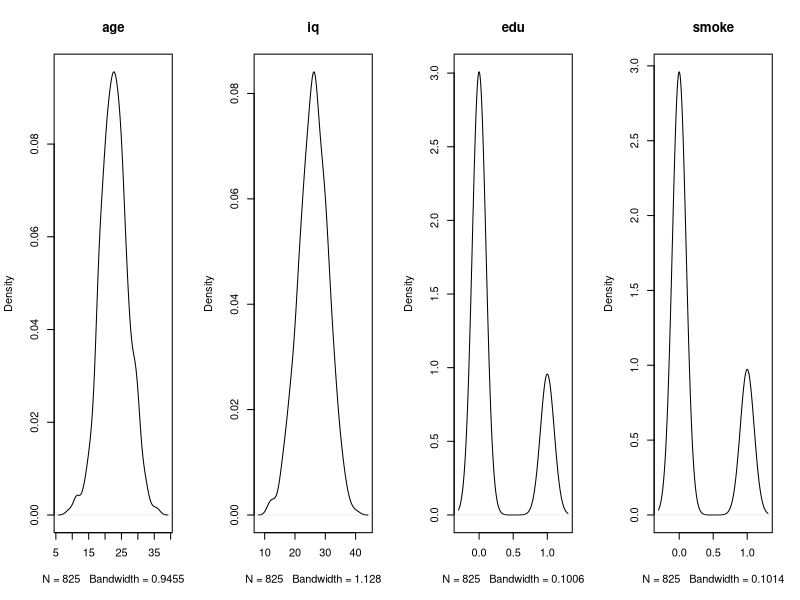
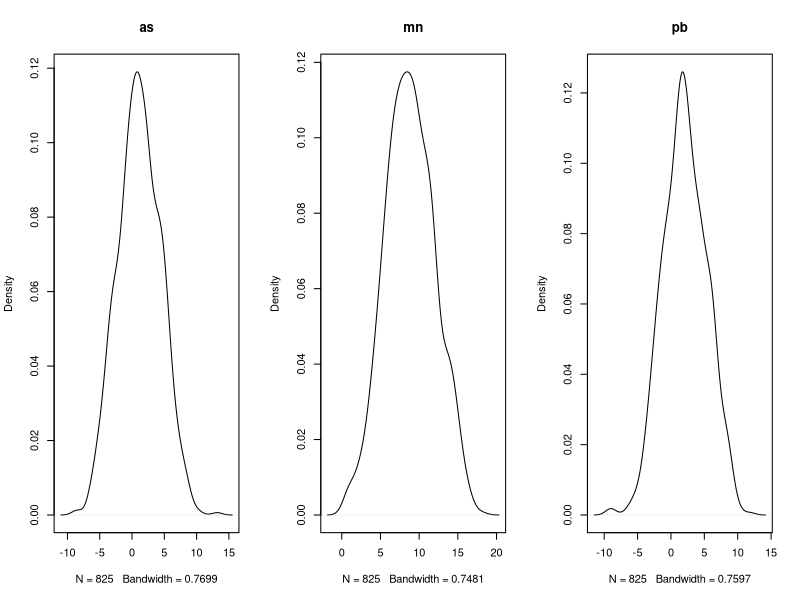
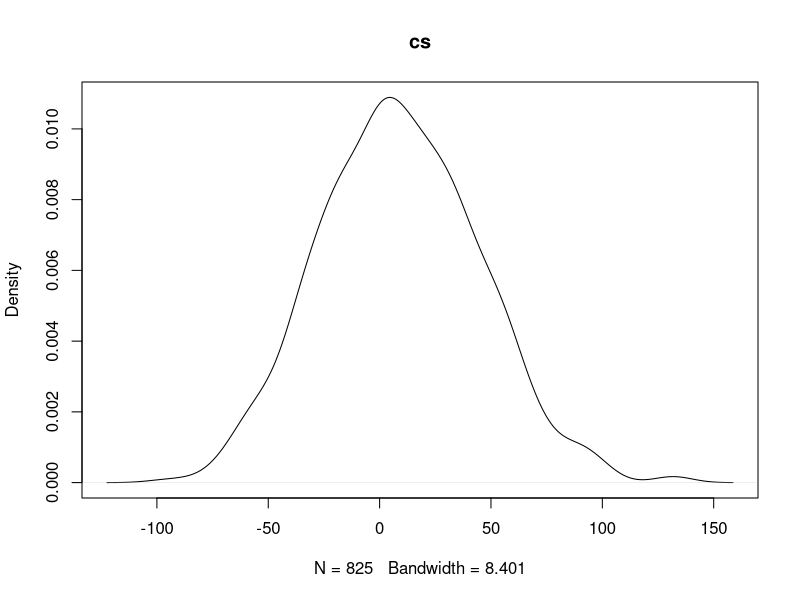

Write R code to recreate these figures, in order.
## ---- chunk 1
library(tidyverse)
library(MASS)
#sample size
size = 825
nsim = 100
nboost = 100
set.seed(1234)
## ---- chunk 2

## ---- chunk 3
#confoundings
age = rnorm(825,22.9,4.2)
iq = rnorm(825,26,5)
edu = rbinom(825,1,0.24)
smoke = rbinom(825,1,0.24)

#exposure
#coefficients for three mental
as.beta = c(1,0.3,2,5,8)/50
mn.beta = c(8,9,0.2,3,4)/25
pb.beta = c(0.5,7,2,4,9)/100
beta = data.frame(as.beta,mn.beta,pb.beta) %>% t()
colnames(beta) = c('beta0','beta_age','beta_iq','beta_edu','beta_smoke')
beta 

#calculate the average of confounding 
avg.c = c(1,mean(age),mean(iq),mean(edu),mean(smoke)) 
#calculate the mean exposure
mu = c(sum(avg.c*as.beta),sum(avg.c*mn.beta),sum(avg.c*pb.beta)) %>% as.vector()
names(mu) = c('as','mn','pb')
mu
#variance
corr = matrix(data = c(1,0.59,0.29,0.59,1,0.53,0.29,0.53,1),ncol =3,nrow = 3)
#var of As,Mn,Pb is 2.2,2.6,1.9
var = corr*2.2*2.6*1.9
z = mvrnorm(size,mu,Sigma = var)
as = z[,1]
mn = z[,2]
pb = z[,3]

#outcome
#coef 
coef = c(0.4,1,2.5,0.59,0.31,5.4,2.8,1.8)/3
avg.ec= c(1,mean(as),mean(mn),mean(pb),mean(age),mean(iq),mean(edu),mean(smoke)) 
avg.cs = sum(coef*avg.ec)
names(avg.cs) = "average CS"
avg.cs
#generate the outcome
cs = rnorm(825,avg.ec,35)
## ---- chunk 4
#package all into a df
data = data.frame(as,mn,pb,age,iq,edu,smoke,cs)
##write.csv(data,file = 'simulation.csv',row.names = FALSE)
conf = colnames(data)[4:7]
exp = colnames(data)[1:3]

#plot distribuctions of Confoundings
par(mfrow=c(1,length(conf)))
for(i in 1:length(conf)){
  plot(density(data[,conf[i]]),main = conf[i] )
}

#plot distribuctions of Exposure
par(mfrow=c(1,length(exp)))
for(i in 1:length(exp)){
  plot(density(data[,exp[i]]),main = exp[i] )
}
par(mfrow=c(1,1))
plot(density(cs),main = 'cs')
## ---- chunk 5
fit1 = lm(cs~as+mn+pb+age+iq+as.factor(smoke)+as.factor(edu),data = data)
summary(fit1)
